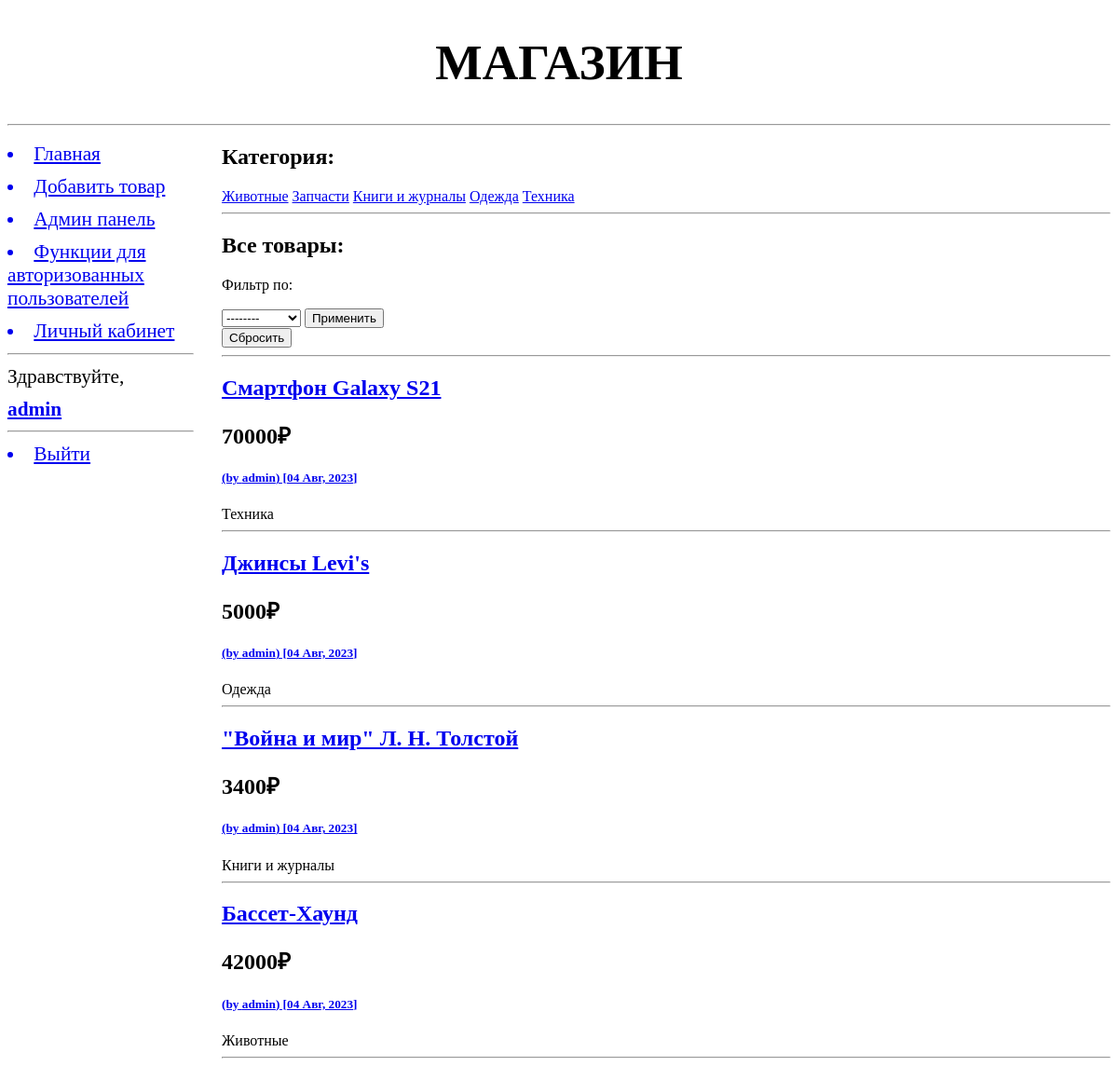
The app's page / (signed in) with its own data.
### products/models.py (models this page shows, shortened)
class Category(models.Model):
    name = models.CharField(max_length=40, null=True, blank=False, verbose_name="Название")
    def __str__(self):
        return self.name
    class Meta:
        verbose_name = "Категория товаров"
        verbose_name_plural = "Категории товаров"

class Product(models.Model):
    name = models.CharField(max_length=400, null=True, blank=False, verbose_name="Название")
    slug = models.SlugField(max_length=300, verbose_name="Слаг для url", blank=False)
    price = models.IntegerField(verbose_name="Цена", default=0)
    discription = models.TextField(blank=True, verbose_name="Описание", help_text="Дополнительная информация о товаре, его характерестиках и свойствах.")
    category = models.ForeignKey(Category, on_delete=models.SET_NULL, null=True, related_name="categ_products", verbose_name="Категория", help_text="Группа товара, по которой будет фильтроваться их список.")
    seller = models.ForeignKey(User, on_delete=models.CASCADE, verbose_name="Продавец", related_name='user_products')
    add_date = models.DateTimeField(auto_now_add=True)
    archived = models.BooleanField(verbose_name="Архивировано", help_text="Будет ли слово отображаться в каталоге?", default=False)
    img = models.ImageField(upload_to="for_products", null=True, blank=True, verbose_name="Изображение")
    objects = models.Manager()  # менеджер по умолчанию
    published = PublishedManager()  # менеджер, выводящий неархивированные товары
    class Meta:
        verbose_name = "Товар"
        verbose_name_plural = "Товары"
        indexes = [models.Index(fields=['-add_date'])]  # Добавляет индекс в базу данных - ускоряет запросы, фильтрующие и упорядочивающие по данному полю
        ordering = ['add_date', 'name']  # параметры сортировки записей по умолчанию

### catalog/views.py (the view)
# urls.py: path('', catalog, name='catalog'),
def catalog(request):
	AMOUNT_OF_PRODUCTS = 50
	if request.GET.get('selecter', False) not in ("None", False):
		sort_name = str(request.GET.get('selecter', False))
		products = Product.published.order_by(sort_name)[:AMOUNT_OF_PRODUCTS] # Используется менеджер published. Подробнее написано в моделях.
	else:
		products = Product.published.all()[:AMOUNT_OF_PRODUCTS]
	categories = Category.objects.all().order_by("name")
	context = {
		"products":products,
		"categories":categories,
		}
	return render(request, "catalog/catalog.html", context)

### products/models.py (called while the page is built)
    def get_queryset(self):
        return super().get_queryset().filter(archived=False)

### catalog/templates/catalog/catalog.html (shortened to what this page needs)
{% extends "basic.html" %}
{%  block page_title %}
Магазин
{% endblock %}
{% block content %}
    <h1>Категория: {{ current_cat.name_with_quotes }}</h1>
    {% for cat in categories %}
        {% if cat.pk != current_cat.pk %}
            <a href="{% url 'products:ex_category' cat.pk %}">{{ cat.name }}</a>
        {% endif %}
    {% endfor %}
    <hr>
    <h1>Все товары:</h1>
    {% if user.is_authenticated %}
        <p>Фильтр по:</p>
        <form action="{% url 'catalog:catalog' %}" method="get">
            <select name="selecter">
                <option value="None">--------</option>
              </select>
              <button type="submit" value="Применить">Применить</button>
        </form>
        <form action="{% url 'catalog:catalog' %}" method="get">
            <button type="submit" value="Сбросить">Сбросить</button>
        </form>
    {% endif %}
    <hr>
    {% for product in products %}
        <h2> <a href="{% url 'products:ex_product' product.pk %}"> {{ product.name }} </a>
            <h2> {{ product.price }}₽ </h2>
            <h5> <a href="{% url 'users:users' %}">(by {{ product.seller }}) [{{ product.add_date|date:"d M, Y" }}]</a></h5>
         </h2>  <p2>{{ product.category }} <br></p2>
        <hr>
    {% endfor %}
{% endblock %}

### catalog/templates/basic.html (shortened to what this page needs)
{% load static %}
<!DOCTYPE html>
<html>
    <head>
        <link rel="stylesheet" type="text/css" href="{% static 'catalog/style.css' %}">
    </head>
    <body>
        <header>
            <h1>{% block page_title %}{% endblock %}</h1>
            <hr>
        </header>
        <nav>
            <a href="{% url 'catalog:catalog' %}"><li>Главная</li></a>
            <a href="{% url 'products:new' %}"><li>Добавить товар</li></a>
            <a href="/admin/"><li>Админ панель</li></a>
            <a href="{% url 'catalog:info' %}"><li>Функции для авторизованных пользователей</li></a>
            <a href="{% url 'users:home' %}"><li>Личный кабинет</li></a>
            <hr>
            <p1>Здравствуйте, </p1>
            <a href="{% url 'users:home' %}"><b>{{ user.username|default:'Guest' }}</b></a>
            <hr>
            {% if user.is_authenticated %}
                <a href="{% url 'logout' %}"><li>Выйти</li></a>
            {% else %}
                <a href="{% url 'login' %}"><li>Войти</li></a>
                <a href="{% url 'users:signup' %}"><li>Регистрация</li></a>
            {% endif %}
        </nav>
        <section>
            {% block content %}
            {% endblock %}
        </section>
    </body>
</html>

### catalog/static/catalog/style.css (style rules this page uses)
header h1 { font-size: 40pt; text-transform: uppercase; text-align: center; }
nav { font-size: 16pt; width: 200px; float: left; }
nav a { display: block; margin: 10px 0px; }
section { margin-left: 230px; }

### records on screen
Category: name "Животные"
Category: name "Запчасти"
Category: name "Книги и журналы"
Category: name "Одежда"
Category: name "Техника"
Product: name "Смартфон Galaxy S21", price "70000", seller "admin", add_date "04 Авг, 2023", category "Техника"
Product: name "Джинсы Levi's", price "5000", seller "admin", add_date "04 Авг, 2023", category "Одежда"
Product: name "\"Война и мир\" Л. Н. Толстой", price "3400", seller "admin", add_date "04 Авг, 2023", category "Книги и журналы"
Product: name "Бассет-Хаунд", price "42000", seller "admin", add_date "04 Авг, 2023", category "Животные"

### other values on screen
{{ user.username|default:'Guest' }} "admin"
